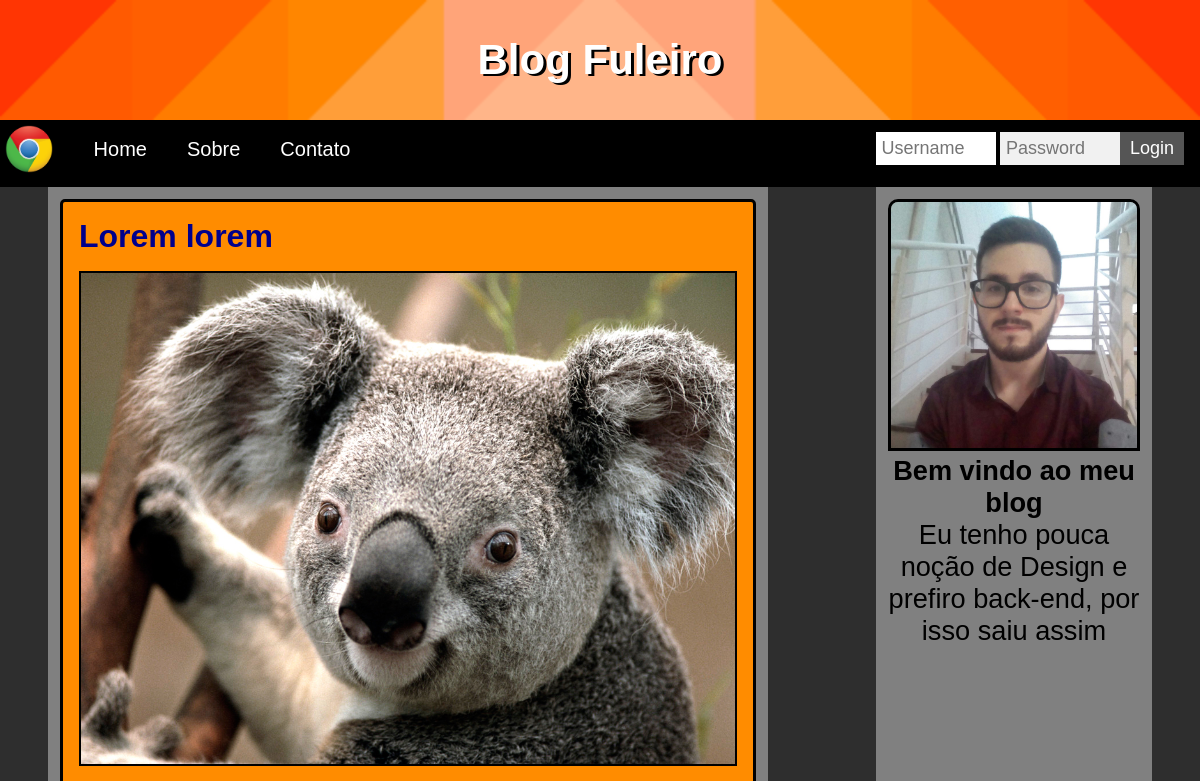
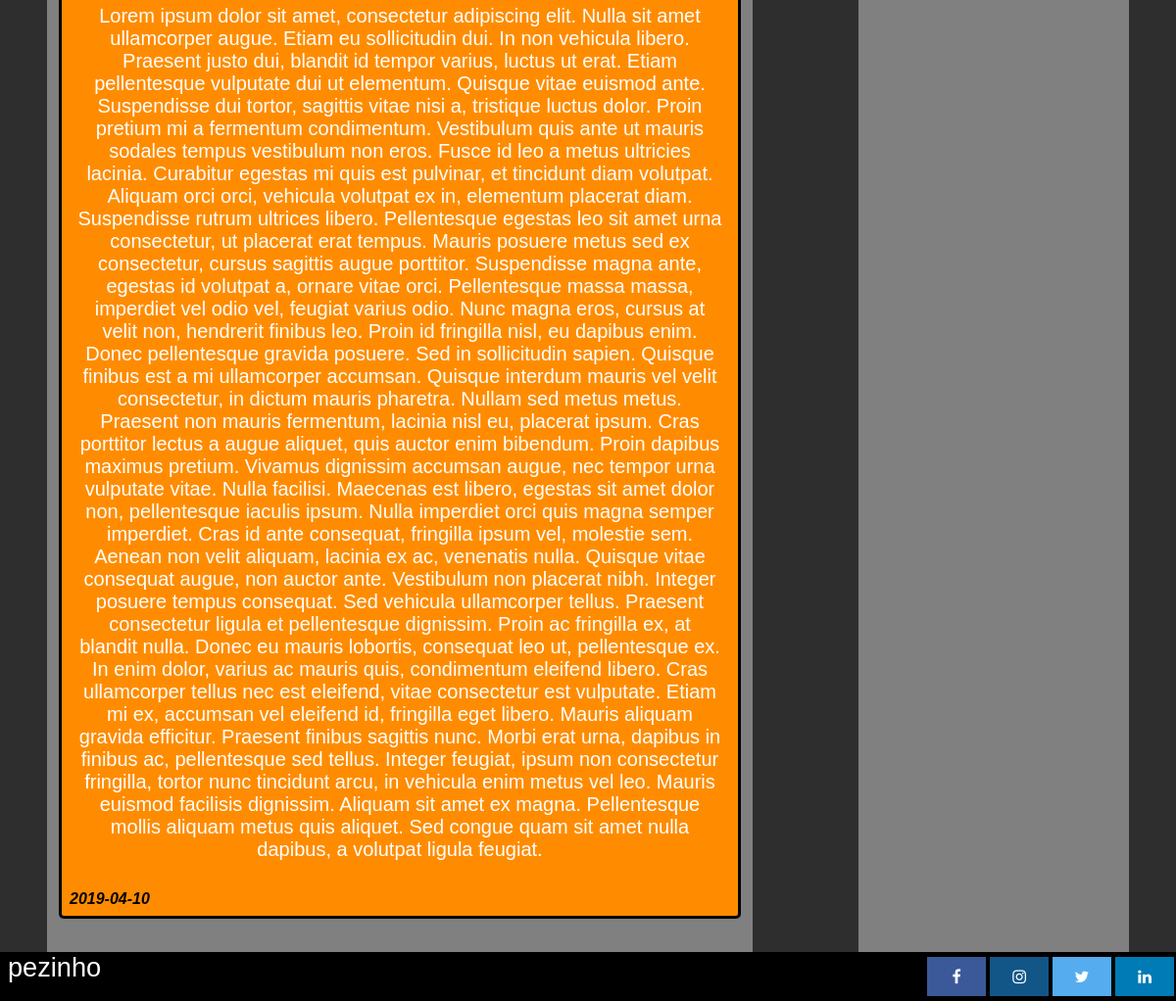
Page /?post=2 on the committed database (2 pictures, top to bottom).
### tables this page shows
CREATE TABLE `posts` (
  `cdpost` int(11) NOT NULL,
  `titulo` varchar(255) NOT NULL,
  `resumo` text NOT NULL,
  `texto` text NOT NULL,
  `imagem` varchar(100) NOT NULL,
  `posicao` varchar(5) NOT NULL DEFAULT 'right',
  `data` date NOT NULL DEFAULT current_timestamp()
);

### funcoes_db.php (called while the page is built, shortened)
<?php
function fazconexao(){
    $stringDeConexao = 'mysql:host=localhost;charset=utf8;dbname=blog;';
    $usuario = 'root';
    $senha = '';
    try{
        $link = new PDO($stringDeConexao,$usuario,$senha,
                    array(
                        PDO::ATTR_ERRMODE => \PDO::ERRMODE_EXCEPTION,
                        PDO::MYSQL_ATTR_INIT_COMMAND => "SET NAMES utf8",
                        PDO::ATTR_PERSISTENT => false
                    )
                );
        return($link);
        }
    catch(PDOException $ex){
    die($ex->getMessage());
    }
}
function fazConsulta($sql){
    try {
        $conexaoBD = fazConexao();
        $consulta = $conexaoBD->prepare($sql);
        $consulta->execute();
        $resultados = $consulta->fetchAll(PDO::FETCH_ASSOC);
        return($resultados);
    }
    catch (PDOException $e) {
        return($e);
    }
}
?>

### vermais.php (the view, shortened to what this page needs)
<div class="noticia">
	<div>
		<h1><?=$registro['titulo'];?></h1>
		<img src=<?=$registro['imagem']?>>
		<p><?=$registro['texto'];?></p>
		<i class="data"><?=$registro['data'];?></i>
	</div>
</div>
<br>
<br>

### index.php (shortened to what this page needs)
<!DOCTYPE html>
<html>
<head>
	<link rel="stylesheet" type="text/css" href="style.css">
	<link rel="stylesheet" href="https://cdnjs.cloudflare.com/ajax/libs/font-awesome/4.7.0/css/font-awesome.min.css">
</head>
<body>
	<header>
		<div class="topo">
			<h1>Blog Fuleiro<h1>
		</div>
		<nav class="topnav">
			<img src="logo.png">
			<a href="?acao=home">Home</a>
			<a href="?acao=sobre">Sobre</a>
			<a href="?acao=contato">Contato</a>
			<div class="login-container">
			</div>
		</nav>
	</header>
	<div class="main">
		<?php
            include("funcoes_db.php");
			if(isset($_REQUEST['post']))
			{
				$post = $_REQUEST['post'];
				$sql = "select * from posts where cdpost = $post";
				$resultado = fazconsulta($sql);
				switch ($post)
				{
					default:
						foreach($resultado as $registro)
						{
							include("vermais.php");
						}
						break;
				}
			}
        ?>
	</div>
	<div class="coluninha">
		<img src="me.jpg">
		<h1>Bem vindo ao meu blog</h1>
		<p>Eu tenho pouca noção de Design e prefiro back-end, por isso saiu assim</p>
	</div>
	<footer class="footer">
		<p>pezinho</p>
		<a href="https://br.linkedin.com/" class="fa fa-linkedin"></a>
		<a href="https://twitter.com/login?lang=pt" class="fa fa-twitter"></a>
		<a href="https://www.instagram.com/?hl=pt-br" class="fa fa-instagram"></a>
		<a href="https://pt-br.facebook.com/" class="fa fa-facebook"></a>
	</footer>
</body>
</html>

### style.css (style rules this page uses)
* { margin:0; padding:0; font-size: 16px; box-sizing: border-box; //border: 1px solid green; }
body { margin: 0; font-family: Arial, Helvetica, sans-serif; background-color: #2e2e2e; }
.topo h1 { text-align: center; color: white; font-weight: bolder; font-size: 2.625em; text-shadow: 3px 2px black; }
.topo { width: 100%; padding: 3%; background-image: url("topo.png"); background-repeat: no-repeat; background-size: 100%; }
.topnav img { float: left; display: block; padding: 0.313em 0.313em; margin-right: 1em; width: 3.6em; }
.topnav { overflow: hidden; background-color: black; }
.topnav a { float: left; display: block; color: white; text-align: center; padding: 0.875em 1em; text-decoration: none; font-size: 1.250em; }
.topnav .login-container { float: right; }
.main { height: 100%; min-height: 100%; width: 60%; padding-left: 1%; margin-left: 4%; padding-right: 1%; margin-right: 4%; padding-bottom: 4%; padding-top: 1%; background-color: gray; float: left; }
.main p { font-size: 0.750em; color: white; }
.main h1 { font-size: 1.250em; color: darkblue; text-shadow: 2px 1px black; }
.coluninha { padding-left: 1%; margin-left: 4%; padding-right: 1%; margin-right: 4%; padding-bottom: 4%; padding-top: 1%; width: 23%; height: 100%; background-color: gray; float: right; position: fixed; right: 0; }
.coluninha img { width: 100%; border: 3px solid black; border-top-right-radius: 10px; border-top-left-radius: 10px; }
.coluninha h1,p { text-align: center; font-size: 1.7em; }
.data { position: absolute; bottom: 0; left: 0; margin: 0.5em; font-weight: bolder; }
.noticia { position: relative; padding: 1em; background-color: darkorange; border: 3px solid black; min-height: 30em; overflow: hidden; border-radius: 5px; }
.noticia p { font-size: 1.250em; text-shadow: none; padding-bottom: 2em; }
.noticia img { margin-top: 1em; margin-bottom: 1em; width: 100%; border: 2px solid black; }
.noticia h1 { font-size: 2em; text-shadow: none; font-weight: bolder; }
.footer { position: fixed; left: 0; bottom: 0; width: 100%; background-color: black; color: white; }
.footer p { float: left; margin-left: 8px; }
.fa { float: right; padding: 1%; font-size: 100%; width: 5%; text-align: center; text-decoration: none; margin: 5px 2px; }
.fa-facebook { background: #3B5998; color: white; }
.fa-instagram { background: #125688; color: white; }
.fa-twitter { background: #55ACEE; color: white; }
.fa-linkedin { background: #007bb5; color: white; }

### rows in the picture
posts: titulo "Lorem lorem", imagem (picture), texto "Lorem ipsum dolor sit amet, consectetur adipiscing elit. Nulla sit amet ullamcorper augue. Etiam eu sollicitudin dui. In non vehicula libero. Praesent justo dui, blandit id tempor varius, luctus ut erat. Etiam pellentesque vulputate dui ut elementum. Quisque vitae euismod ante. Suspendisse dui tortor, sagittis vitae nisi a, tristique luctus dolor. Proin pretium mi a fermentum condimentum. Vestibulum quis ante ut mauris sodales tempus vestibulum non eros. Fusce id leo a metus ultricies lacinia. Curabitur egestas mi quis est pulvinar, et tincidunt diam volutpat. Aliquam orci orci, vehicula volutpat ex in, elementum placerat diam. Suspendisse rutrum ultrices libero. Pellentesque egestas leo…", data "2019-04-10"
